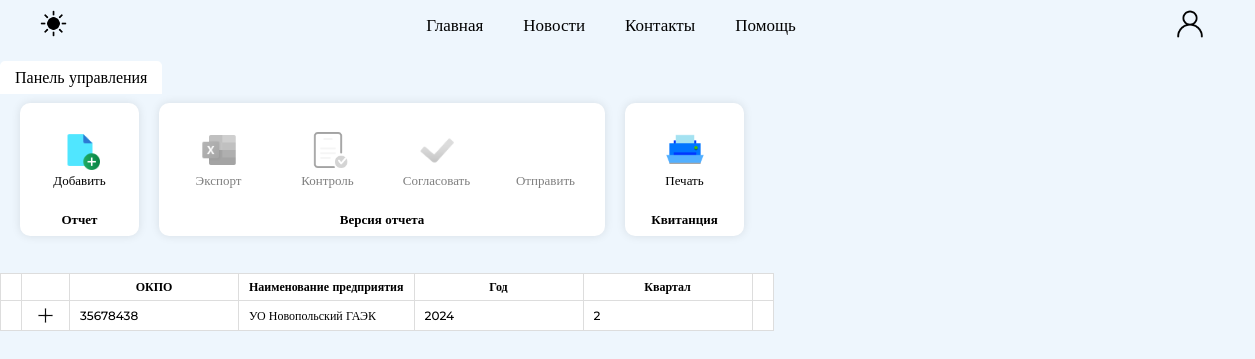
Page /report_area (signed in) on the committed database.
### website/models.py (models this page shows)
class Report(db.Model):
    __tablename__ = 'report'
    id = db.Column(db.Integer, primary_key=True)
    okpo = db.Column(db.Integer)
    organization_name = db.Column(db.String(50))
    year = db.Column(db.Integer)
    quarter = db.Column(db.Integer)
    user_id = db.Column(db.Integer, db.ForeignKey('user.id'))
    organization_id = db.Column(db.Integer, db.ForeignKey('organization.id'))
    time_of_receipt = db.Column(db.Date)
    category = db.Column(db.String(20), default='Не просмотренные')
    versions = relationship('Version_report', backref='report')

### website/views.py (the view)
@views.route('/report_area')
@login_required
def report_area():
    ticket = Ticket.query.filter_by().all()
    report = Report.query.filter_by(user_id=current_user.id).all()
    organization = Organization.query.filter_by().all()
    version = Version_report.query.filter_by().all()
    dirUnit = DirUnit.query.filter_by().all()
    dirProduct = DirProduct.query.filter_by().all()
    for row in dirProduct:
        current_unit = DirUnit.query.filter_by(IdUnit = row.IdUnit).first()
        row.IdUnit = current_unit.NameUnit
    return render_template('report_area.html',
                           ticket = ticket,
                           report=report,
                           user=current_user,
                           dirUnit=dirUnit,
                           dirProduct=dirProduct,
                           organization=organization,
                           version=version)

### website/templates/report_area.html (shortened to what this page needs)
{% extends "base.html" %}
{% block content %}
<div class="report-area_page">
    <div class="report-area_menu">
        <div class="report-area_podmenu">
            <label for="tab1" class="report-area_menu-name">Панель управления</label>
            <div class="content-podmenu">
                <nav>
                    <ul>
                        <section>
                            <div class="functions_menu">
                                <li id="create-report-btn" >
                                    <img src="{{ url_for('static', filename='img/icon_new_file.png') }}" alt="Создать отчет">
                                    <a>Добавить</a>
                                </li>
                            </div>
                            <a class="functions_menu_name">
                                Отчет
                            </a>
                        </section>
                        <section>
                            <div class="functions_menu">
                                <li id="export_versionButton">
                                    <img src="{{ url_for('static', filename='img/icon_excel.png') }}" alt="">
                                    <a>Экспорт</a>
                                </li>
                                <li id="control_versionButton">
                                    <img src="{{ url_for('static', filename='img/icon_control.png') }}" alt="">
                                    <a>Контроль</a>
                                </li>
                                <li id = "agreedVersionButton">
                                    <img src="{{ url_for('static', filename='img/icon_galochka.png') }}" alt="">
                                    <a>Согласовать</a>
                                </li>
                                <li id = "sentVersionButton">
                                    <a>Отправить</a>
                                </li>
                            </div>
                            <a class="functions_menu_name">
                                Версия отчета
                            </a>
                        </section>
                        <section>
                            <div class="functions_menu">
                                <li onclick="openNewWindow('/report')">
                                    <img src="{{ url_for('static', filename='img/icon_print_file.png') }}" alt="">
                                    <a>Печать</a>
                                </li>
                            </div>
                            <a class="functions_menu_name">
                                Квитанция
                            </a>
                        </section>
                    </ul>
                </nav>
            </div>
        </div>
    </div>
    <div class="report-area" style = "margin-top: 180px;">
        <table class="table_report-area">
            <thead class="order-table_titels">
                <tr>
                    <th></th>
                    <th></th>
                    <th class="resizable">ОКПО<div class="resizer"></div></th>
                    <th class="resizable" style="white-space: nowrap;">Наименование предприятия<div class="resizer"></div></th>
                    <th class="resizable">Год<div class="resizer"></div></th>
                    <th class="resizable">Квартал<div class="resizer"></div></th>
                    <th></th>
                </tr>
            </thead>
            <tbody>
                {%if report%}
                    {% for row in report %}
                    <tr class="report_row" data-id="{{ row.id }}">
                        <td></td>
                        <td>
                            <button class="show-versions_button">
                                <img src="{{ url_for('static', filename='img/close_black.png')}}" class = "close_black" alt="Просмотреть версии">
                            </button>
                        </td>
                        <td>
                            <input type = "text" id = "report_okpo" value = "{{ row.okpo }}" readonly>
                        </td>
                        <td>
                            <input type = "text" id = "report_organization_name" value = "{{ row.organization_name }}" readonly>
                        </td>
                        <td>
                            <input type = "text" id = "report_year" value = "{{ row.year }}" readonly>
                        </td>
                        <td>
                            <input type = "text" id = "report_quarter" value = "{{ row.quarter }}" readonly>
                        </td>
                        <td>
                        </td>
                    </tr>
                    {% endfor %}
            {%endif%}
            </tbody>
        </table>
    </div>
</div>
{% endblock %}

### website/static/css/base.css (style rules this page uses)
* { margin: 0; padding: 0; font-family: 'Montserrat'; }
html { margin: 0; width: 100%; height: 100%; }
body { display: flex; flex-direction: column; min-height: 100vh; background-color:rgb(238, 246, 253); color: rgb(0, 0, 0); }
:root { --color1: rgb(238, 246, 253); --color2: rgba(0, 128, 255, 0.6); --color3: rgb(216, 236, 255); --color4: #333; --color5: rgb(61, 185, 171); --color6: #444444; }
.report-area_page { margin-top: 60px; height: 100vh; }
.report-area_menu { display: flex; color: rgb(0, 0, 0); font-weight: 500; top: 0; left: 0; }
.report-area_menu-name { padding: 5px 10px; margin: 0; display: inline-block; transition: background-color 0.3s ease, color 0.3s ease; cursor: pointer; }
.report-area_menu-input:checked + .report-area_menu-name { background-color: rgb(255, 255, 255); font-size: 16px; padding: 7px 15px; color: rgb(0, 0, 0); }
.content-podmenu { position: absolute; padding: 0 10px; display: none; left: 0; right: 0; }
.report-area_podmenu :checked + .report-area_menu-name { position: relative; top: 1px; border-radius: 5px 5px 0 0; z-index: 1; }
.report-area_podmenu :checked ~ .content-podmenu { display: block; }
.content-podmenu nav ul { display: flex; list-style: none; margin: 0; }
.content-podmenu nav ul section { display: flex; background-color: #ffffff; border: none; border-radius: 10px; flex-direction: column; align-items: center; justify-content: center; margin: 10px; box-shadow: 0 0 10px rgba(0, 0, 0, 0.1); font-size: 13px; padding: 5px; }
.functions_menu { display: flex; flex-direction: row; }
.functions_menu_name { font-weight: 600; font-family: 13px; margin-bottom: 3px; }
.content-podmenu nav ul li { margin: 0; display: flex; flex-direction: column; margin: 7px; align-items: center; text-align: center; width: 65px; padding: 15px; cursor: pointer; }
.content-podmenu nav ul li img { height: 40px; width: auto; }
.content-podmenu nav ul li a { font-size: 13px; padding-top: 2px; }
.report-area { margin-top: 20px; margin-bottom: 5px; width: 100%; display: flex; flex-direction: row; overflow-x: auto; }
.table_report-area { border: none; width: auto; background-color: #ffffff; font-size: 12px; display: block; border-spacing: 0px; border-collapse: collapse; height: max-content; }
.order-table_titels { text-align: center; color: rgb(0, 0, 0); font-weight: 600; background-color:rgb(255, 255, 255); }
.order-table_titels tr th { padding: 5px 10px; text-align: center; font-size: 12px; position: relative; min-width: min-content; border: 1px solid #dddddd; }
th.resizable { position: relative; }
th .resizer { position: absolute; right: 0; top: 0; width: 5px; height: 100%; cursor: col-resize; user-select: none; }
.table_report-area input { font-size: 12px; font-weight: 500; width: 100%; border: none; text-align: left; background: none; color: #000000; box-sizing: border-box; min-width: min-content; }
.table_report-area tr td { padding: 5px 10px; text-align: left; font-size: 12px; border: 1px solid #dddddd; }
.show-versions_button { display: flex; justify-content: center; border: none; color: white; padding: 2px 6px; background-color: #00000000; cursor: pointer; transition: background-color 0.3s ease; text-align: center; align-items: center; }
.show-versions_button img { width: 15px; transform: rotate(45deg); transition: transform 0.5s; }
.close_black { display: block; }
.report_row, .report_row td, .report_row td input { cursor: pointer; user-select: none; -webkit-user-select: none; -moz-user-select: none; -ms-user-select: none; }

### rows in the picture
Report: okpo "35678438", organization_name "УО Новопольский ГАЭК", year "2024", quarter "2"
